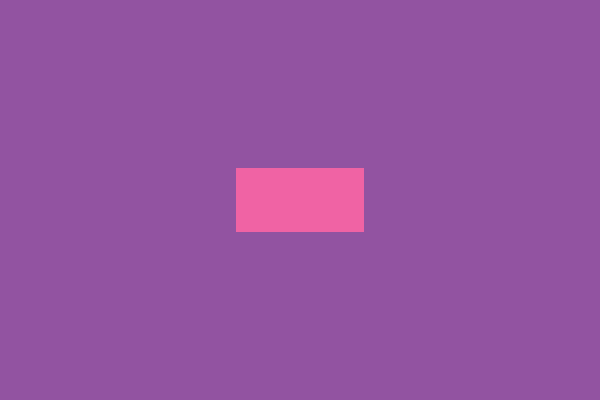
Frame 1 (no input)
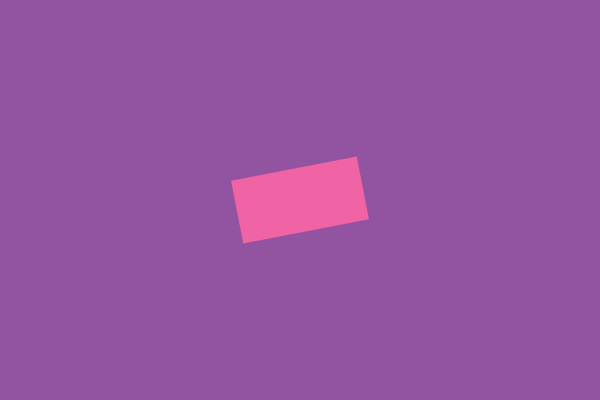
Frame 60 (no input)
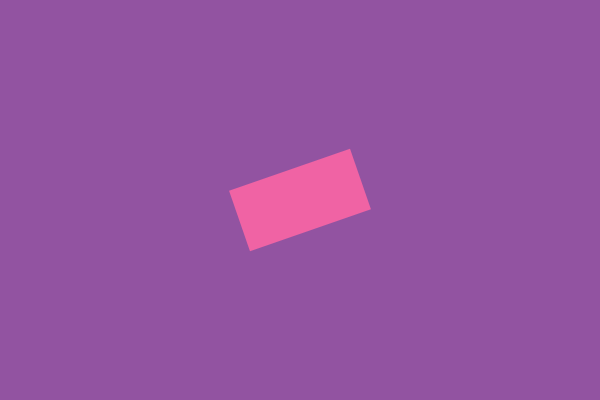
Frame 120 (the mouse pressed at the canvas centre since frame 60)

The p5.js sketch that drew these frames (run headless with seeded random() and noise() and a simulated clock; from frame 60 on, the mouse is pressed at the canvas centre):

// p5.js sketch
// ── sketch.js
// Angles and Rotation
// The Nature of Code
// The Coding Train / Daniel Shiffman
// https://youtu.be/DMg-WRfNB60
// https://thecodingtrain.com/learning/nature-of-code/3.1-angles-rotation.html
// https://editor.p5js.org/codingtrain/sketches/y7ieDesyd

let angle = 0;

function setup() {
  createCanvas(600, 400);
  //1 set angle mode to radians
  angleMode(RADIANS);
}

function draw() {
  background(146, 83, 161);
  noStroke();
  fill(240, 99, 164);
  //2 shift anchor of rect to center
  rectMode(CENTER);
  //3 translate canvas space to center of screen
  translate(300, 200);
  //4 rotate
  rotate(angle);
  //5
  rect(0, 0, 128, 64);
  //6 increase radian every sec
  //- rect is moving clockwise because of p5 coordinate space
  //- 1 radian is a big step thats why we have to use small number
  angle += 0.05;
}
